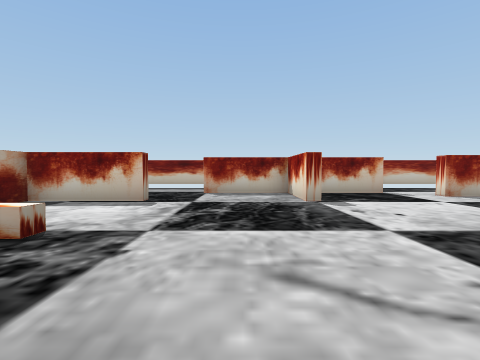
view 1 (above)

17 first-person views from a walk through a 3-D level made in the Unity game engine. The camera is 0.62 m above the floor, tilts 2° down and sees 85° across. The floor is counted in squares, 1 m on a side. Each view is taken from the middle of a square. On the plan, view 1 faces up. The plan holds only what a view shows up to about 9 squares ahead; the rest is blank. The player character is not drawn.

view 2
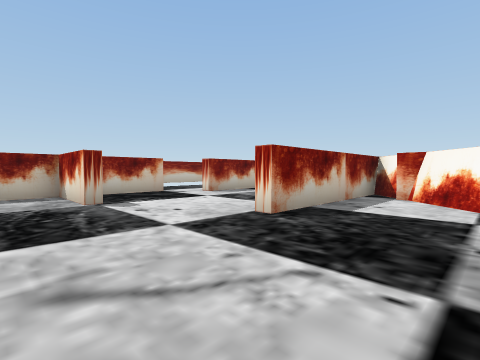

view 3
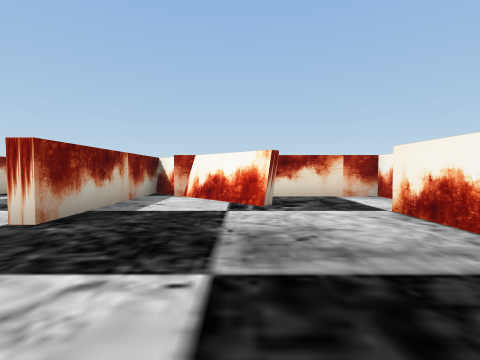

view 4
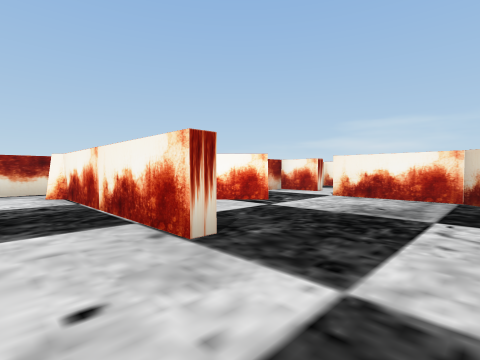

view 5
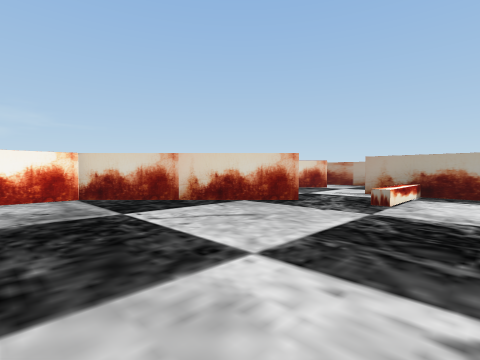

view 6
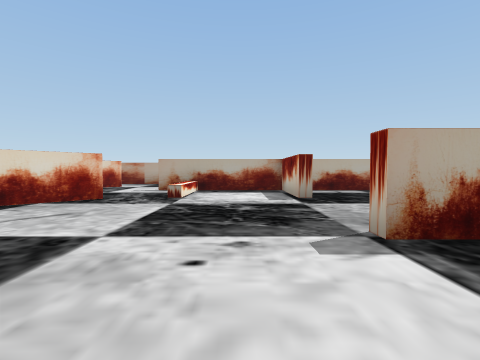

view 7
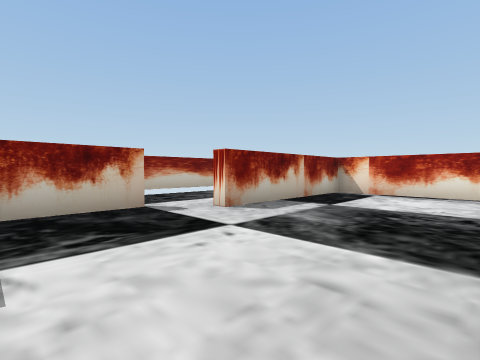

view 8
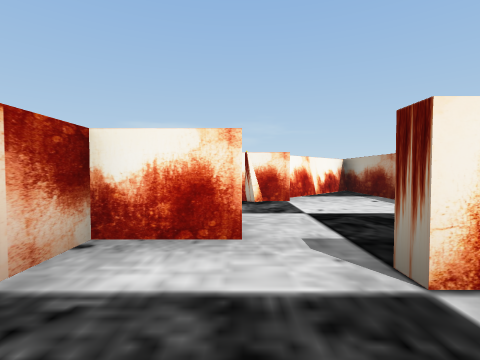

view 9
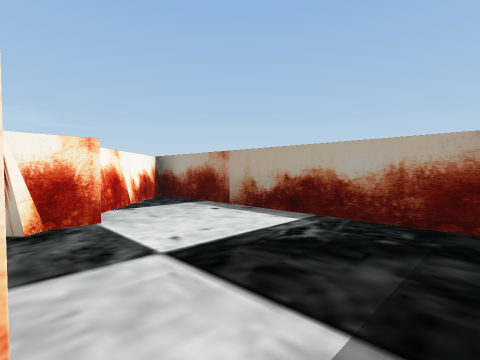

view 10
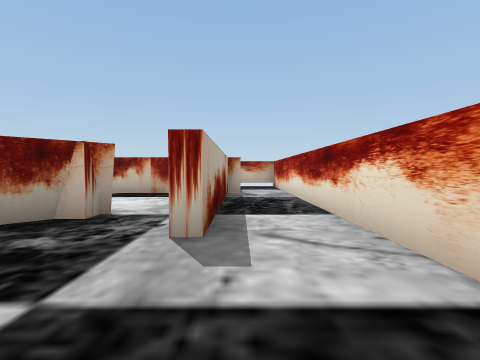

view 11
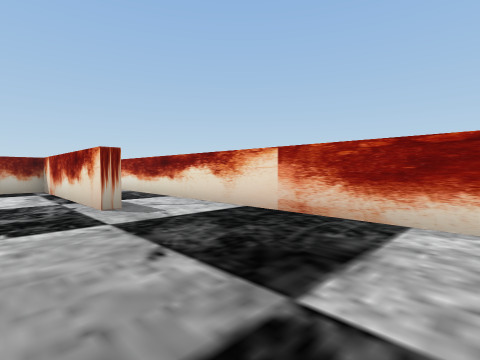

view 12
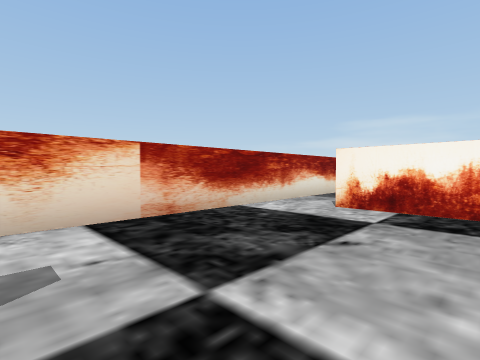

view 13
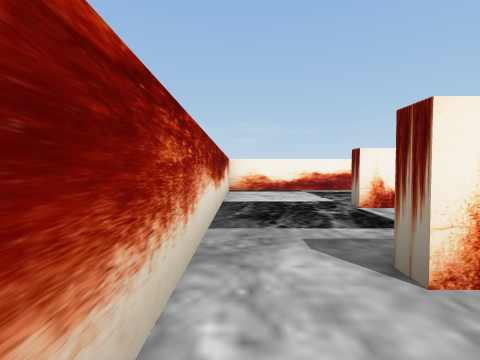

view 14
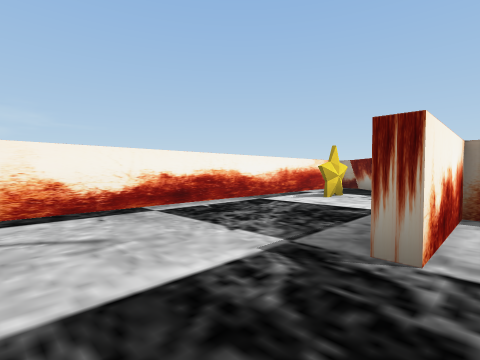

view 15
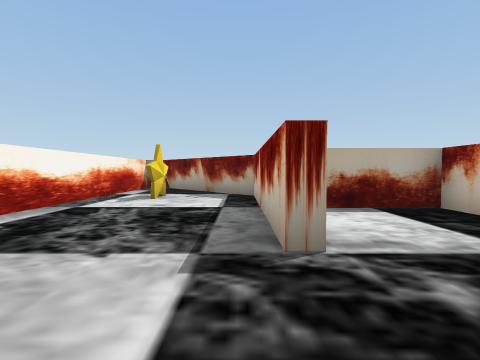

view 16
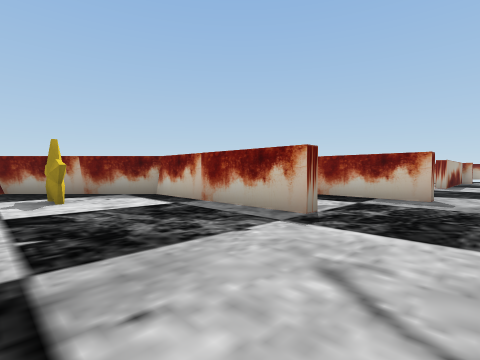

view 17
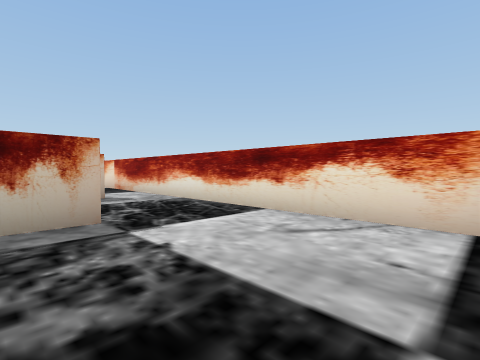

### Floor plan
Points are (right, up) in squares from view 1. A wall is a line through its corners. A room is listed if a view was taken in it or the views show most of it. See-through windows are left out.
Room 1 (views 1, 2, 3, 4, 5, 6, 7, 8, 9)
walls: (6, 2.3) (3, 2.3) (3, 2.7) (7.8, 2.7) (8, 2.9) (8, 2.3); (1.7, 6.2) (1.7, 5.3) (1.3, 5.3) (1.3, 7.3) (-1, 7.3); (6.7, 1.6) (7.6, 2.5); (4.9, -0.7) (4.6, -0.5) (6.3, 1.2) (6.3, 1.6); (4.1, 7.3) (2.1, 7.3); (-1.9, 1) (1.5, -2.3) (4, -2.3) (4, -2.8); (-2, 5.8) (-2, 5.3) (-4.3, 5.3) (-4.3, 1.4); (9.3, 2.4) (9.3, 6.3) (5, 6.3) (5, 6.8); (5, -3.8) (5, -3.3) (6.3, -3.3) (6.3, -0.8); (-4.3, 8.2) (-4.3, 6.2)
low walls: (-4.4, 2.7) (-2, 2.7) (-2, 2.2)
ways out: opening at (9, 2) to room 2; gap at (5, -4) to room 5; opening at (-2.5, 7); gap at (-2, 1)
Room 2 (views 10, 11, 12, 13)
walls: (8, 2.3) (6, 2.3); (8.3, 2.8) (7.3, 1.8); (8.1, -3.3) (10, -3.3); (11.3, -3.6) (11.3, 8); (9.7, 6.3) (9.7, 1.4) (9.3, 1.4) (9.3, 2.4)
ways out: opening at (9, 2) to room 1; opening at (11, -4) to room 3
Room 3 (view 14)
walls: (10, -3.3) (10, -3.7) (6.7, -3.7) (6.7, -6.3) (9, -6.3); (11.3, -6.6) (11.3, -3.6)
ways out: opening at (11, -4) to room 2; opening at (10.5, -7) to room 4
Room 4 (views 15, 16, 17)
walls: (9, -6.3) (9, -6.7) (4.7, -6.7) (1.7, -9.7); (2, -10.3) (11.3, -10.3) (11.3, -6.6); (1.7, -7.6) (1.7, -9.6)
ways out: opening at (10.5, -7) to room 3
objects: other object (5, -9)
Room 5 (no view inside)
walls: (3.9, -6.3) (5, -6.3); (1.7, -3.1) (1.7, -7.6); (1.6, -9.4) (4, -7)
ways out: gap at (5, -4) to room 1

Where each view was taken, in squares from view 1:
view 1: 0 up, 0 right, facing up
view 2: 0 up, 0 right, facing up-right
view 3: 0 up, 0 right, facing right
view 4: 4 up, 1 right, facing down-right
view 5: 4 up, 3 right, facing down-left
view 6: 4 up, 4 right, facing left
view 7: 3 up, 2 right, facing up-right
view 8: 1 down, 5 right, facing down
view 9: 3 down, 5 right, facing down-left
view 10: 1 down, 10 right, facing up
view 11: 3 down, 8 right, facing up-right
view 12: 1 up, 8 right, facing down-right
view 13: 2 down, 11 right, facing down
view 14: 6 down, 11 right, facing down-left
view 15: 7 down, 11 right, facing left
view 16: 10 down, 11 right, facing up-left
view 17: 10 down, 8 right, facing up-right
